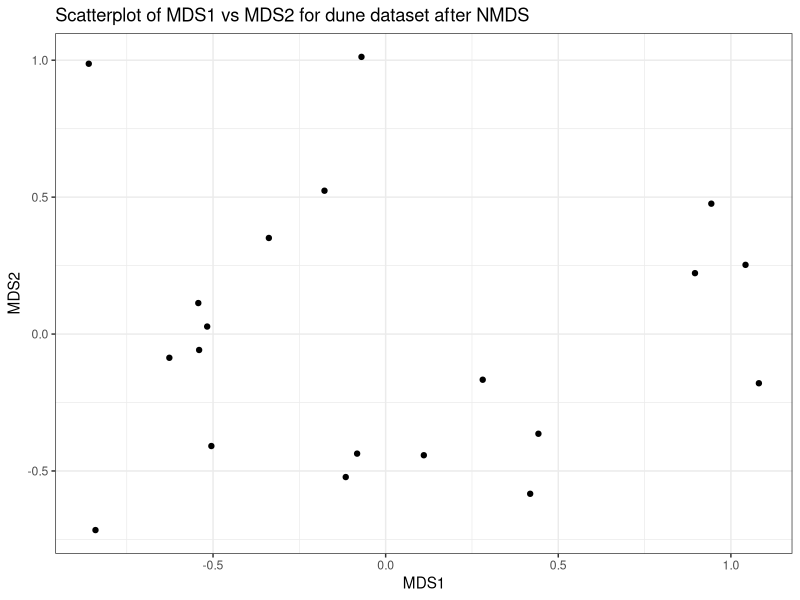

Reproduce this figure in R.
## ---- chunk 1
knitr::opts_chunk$set(echo = TRUE)
## ---- chunk 2
# install packages first
install.packages('vegan',
    repos = c('https://vegandevs.r-universe.dev','https://cloud.r-project.org'))
install.packages("ggplot2", repos = 'https://cloud.r-project.org')

# load packages
library(vegan)
library(ggplot2)

## ---- chunk 3
data(dune)
dune2 <- dune
dune2_log1p <- log1p(dune2)  # log1p transform dune

## ---- chunk 4
dune_nmds <- metaMDS(dune2)
dpoints <- dune_nmds$points

## ---- chunk 5
dpoints <- data.frame(dpoints)
scatterplot_dune <- ggplot(data = dpoints, mapping = aes(MDS1, MDS2)) +
  geom_point() +
  ggtitle("Scatterplot of MDS1 vs MDS2 for dune dataset after NMDS") + 
  theme_bw()

ggsave("scatterplot.pdf", plot = scatterplot_dune)
